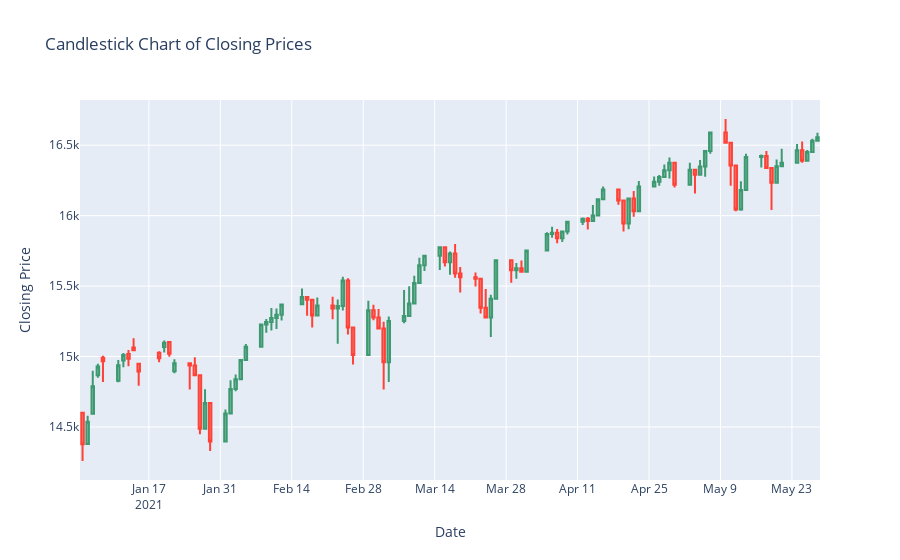

The notebook cell this image was saved under:
### Code cell
# Create Candlestick Chart
fig = go.Figure(data=[go.Candlestick(x=stock_data['date'],
                open=stock_data['open'],
                high=stock_data['high'],
                low=stock_data['low'],
                close=stock_data['close'])])

# Set layout
fig.update_layout(title='Candlestick Chart of Closing Prices',
                  xaxis_title='Date',
                  yaxis_title='Closing Price',
                  xaxis_rangeslider_visible=False)

# Show the plot
fig.show()
